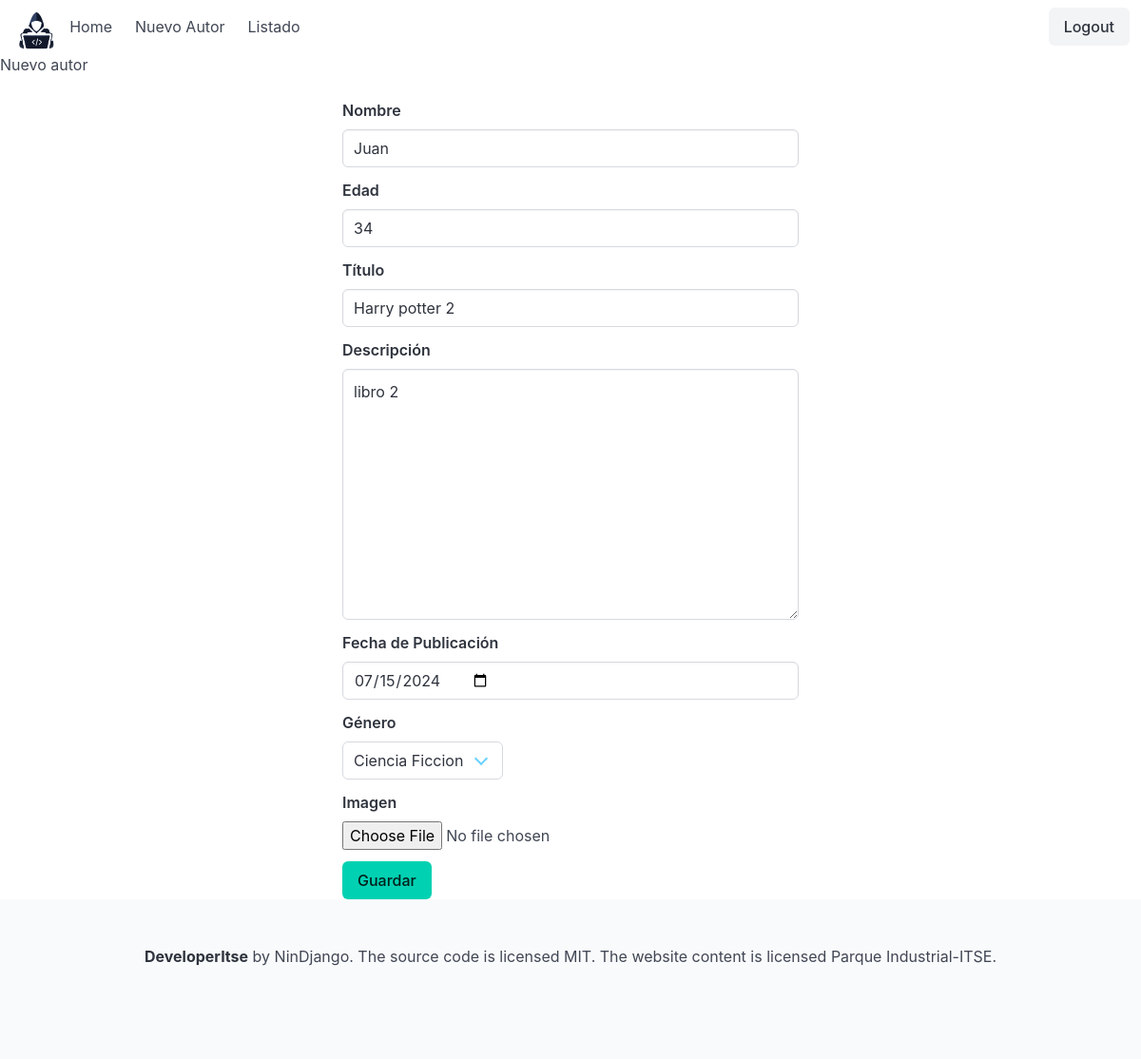
Page /editar_autor/10/25/ (signed in) on the committed database.
### mi_app/models.py (models this page shows, shortened)
class Autor(models.Model):
    nombre = models.CharField(max_length=50, null=False, blank=False)
    edad = models.IntegerField()

class Libro(models.Model):
    titulo = models.CharField(max_length=50, null=False, blank=False)
    descripcion = models.TextField(null=False)
    fecha_publicacion = models.DateField()
    GENERO_CHOICES = [
        ('Terror', 'Terror'),
        ('Accion', 'Accion'),
        ('Ciencia Ficcion', 'Ciencia Ficcion'),
        ('Romance', 'Romance'),
        ('Comedia', 'Comedia')
    ]
    genero = models.CharField(choices=GENERO_CHOICES, max_length=40)
    imagen = models.ImageField(upload_to='img/', null=True, blank=True)
    autor = models.ForeignKey(Autor, on_delete=models.CASCADE, related_name='libro')

### mi_app/views.py (the view)
# urls.py: path('editar_autor/<int:autor_id>/<int:libro_id>/', login_required(views.editar_autor), name='editar_autor'),
def editar_autor(request, autor_id, libro_id):
    autor = get_object_or_404(Autor, id=autor_id)
    libro = get_object_or_404(Libro, id= libro_id)
    if request.method == 'POST':
        form_autor = AutorForm(request.POST, instance=autor)
        form_libro = LibroForm(request.POST, instance=libro)
        if form_libro.is_valid() and form_autor.is_valid():
            form_autor.save()
            form_libro.save()
            return redirect('listado')
    else:
        form_autor = AutorForm(instance=autor)
        form_libro = LibroForm(instance=libro)
    return render(request, 'editar_autor.html', {'form_autor': form_autor, 'form_libro': form_libro})

### mi_app/forms.py (shortened to what this page needs)
class AutorForm(forms.ModelForm):
    class Meta:
        model = Autor
        fields = ['nombre', 'edad']
        widgets = {
            'nombre': forms.TextInput(
                attrs={'class':'input'}
            ),
            'edad': forms.TextInput(
                attrs={'class':'input'}
            ),
        }

class LibroForm(forms.ModelForm):
    class Meta:
        model = Libro
        fields = ['titulo', 'descripcion', 'fecha_publicacion', 'genero', 'imagen']
        widgets = {
            'titulo': forms.TextInput(attrs={'class': 'input'}),
            'descripcion': forms.Textarea(attrs={'class': 'textarea'}),
            'fecha_publicacion': forms.DateInput(attrs={'class': 'input', 'type': 'date'}),
            'genero': forms.Select(attrs={'class': 'select'}),
            'imagen': forms.ClearableFileInput(attrs={'class': 'image'})
        }

### mi_app/templates/editar_autor.html (shortened to what this page needs)
{% extends 'layout/base.html'%}
{% block content %}
    {% include 'partials/navbar.html'%}
        <p>Nuevo autor</p>
        <br>
        <div style="width: 40%; margin: auto;">
            <form action="" method="post" enctype="multipart/form-data">
                <div class="field">
                    <label class="label" for="id_nombre">Nombre</label>
                    <div class="control">
                        {{ form_autor.nombre }}
                    </div>
                </div>
                <div class="field">
                    <label class="label" for="id_edad">Edad</label>
                    <div class="control">
                        {{ form_autor.edad }}
                    </div>
                </div>
                <div class="field">
                    <label class="label" for="id_titulo">Título</label>
                    <div class="control">
                        {{ form_libro.titulo }}
                    </div>
                </div>
                <div class="field">
                    <label class="label" for="id_descripcion">Descripción</label>
                    <div class="control">
                        {{ form_libro.descripcion }}
                    </div>
                </div>
                <div class="field">
                    <label class="label" for="id_fecha_publicacion">Fecha de Publicación</label>
                    <div class="control">
                        {{ form_libro.fecha_publicacion }}
                    </div>
                </div>
                <div class="field">
                    <label class="label" for="id_genero">Género</label>
                    <div class="control select is-info">
                        {{ form_libro.genero }}
                    </div>
                </div>
                <div class="field">
                    <label class="label" for="id_imagen">Imagen</label>
                    <div class="control">
                        {{ form_libro.imagen }}
                    </div>
                </div>
                <div class="control">
                    <button type="submit" class="button is-primary">Guardar</button>
                </div>
            </form>
        </div>
    {% include 'partials/footer.html'%}
{% endblock %}

### rows in the picture
Autor: nombre "Juan", edad "34"
Libro: titulo "Harry potter 2", descripcion "libro 2", fecha_publicacion "07/15/2024", genero "Ciencia Ficcion"
